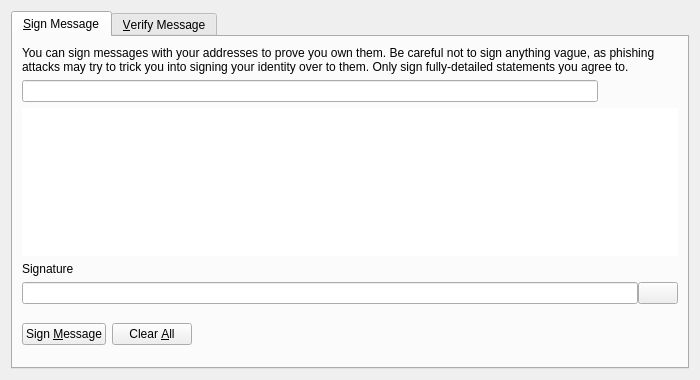
<?xml version="1.0" encoding="UTF-8"?>
<ui version="4.0">
 <class>SignVerifyMessageDialog</class>
 <widget class="QDialog" name="SignVerifyMessageDialog">
  <property name="geometry">
   <rect>
    <x>0</x>
    <y>0</y>
    <width>700</width>
    <height>380</height>
   </rect>
  </property>
  <property name="windowTitle">
   <string>Signatures - Sign / Verify a Message</string>
  </property>
  <property name="modal">
   <bool>true</bool>
  </property>
  <layout class="QVBoxLayout" name="verticalLayout">
   <item>
    <widget class="QTabWidget" name="tabWidget">
     <property name="currentIndex">
      <number>0</number>
     </property>
     <widget class="QWidget" name="tabSignMessage">
      <attribute name="title">
       <string>&amp;Sign Message</string>
      </attribute>
      <layout class="QVBoxLayout" name="verticalLayout_SM">
       <item>
        <widget class="QLabel" name="infoLabel_SM">
         <property name="text">
          <string>You can sign messages with your addresses to prove you own them. Be careful not to sign anything vague, as phishing attacks may try to trick you into signing your identity over to them. Only sign fully-detailed statements you agree to.</string>
         </property>
         <property name="textFormat">
          <enum>Qt::PlainText</enum>
         </property>
         <property name="wordWrap">
          <bool>true</bool>
         </property>
        </widget>
       </item>
       <item>
        <layout class="QHBoxLayout" name="horizontalLayout_1_SM">
         <property name="spacing">
          <number>0</number>
         </property>
         <item>
          <widget class="QValidatedLineEdit" name="addressIn_SM">
           <property name="toolTip">
            <string>The address to sign the message with (e.g. 1NS17iag9jJgTHD1VXjvLCEnZuQ3rJDE9L)</string>
           </property>
           <property name="maxLength">
            <number>34</number>
           </property>
          </widget>
         </item>
         <item>
          <widget class="QPushButton" name="addressBookButton_SM">
           <property name="toolTip">
            <string>Choose an address from the address book</string>
           </property>
           <property name="text">
            <string/>
           </property>
           <property name="icon">
            <iconset resource="../bitcoin.qrc">
             <normaloff>:/icons/address-book</normaloff>:/icons/address-book</iconset>
           </property>
           <property name="shortcut">
            <string>Alt+A</string>
           </property>
           <property name="autoDefault">
            <bool>false</bool>
           </property>
           <property name="flat">
            <bool>true</bool>
           </property>
          </widget>
         </item>
         <item>
          <widget class="QPushButton" name="pasteButton_SM">
           <property name="toolTip">
            <string>Paste address from clipboard</string>
           </property>
           <property name="text">
            <string/>
           </property>
           <property name="icon">
            <iconset resource="../bitcoin.qrc">
             <normaloff>:/icons/editpaste</normaloff>:/icons/editpaste</iconset>
           </property>
           <property name="shortcut">
            <string>Alt+P</string>
           </property>
           <property name="autoDefault">
            <bool>false</bool>
           </property>
           <property name="flat">
            <bool>true</bool>
           </property>
          </widget>
         </item>
        </layout>
       </item>
       <item>
        <widget class="QPlainTextEdit" name="messageIn_SM">
         <property name="toolTip">
          <string>Enter the message you want to sign here</string>
         </property>
         <property name="frameShape">
          <enum>QFrame::NoFrame</enum>
         </property>
        </widget>
       </item>
       <item>
        <widget class="QLabel" name="signatureLabel_SM">
         <property name="text">
          <string>Signature</string>
         </property>
         <property name="textFormat">
          <enum>Qt::PlainText</enum>
         </property>
        </widget>
       </item>
       <item>
        <layout class="QHBoxLayout" name="horizontalLayout_2_SM">
         <property name="spacing">
          <number>0</number>
         </property>
         <item>
          <widget class="QLineEdit" name="signatureOut_SM">
           <property name="font">
            <font>
             <italic>true</italic>
            </font>
           </property>
           <property name="readOnly">
            <bool>true</bool>
           </property>
          </widget>
         </item>
         <item>
          <widget class="QPushButton" name="copySignatureButton_SM">
           <property name="toolTip">
            <string>Copy the current signature to the system clipboard</string>
           </property>
           <property name="text">
            <string/>
           </property>
           <property name="icon">
            <iconset resource="../bitcoin.qrc">
             <normaloff>:/icons/editcopy</normaloff>:/icons/editcopy</iconset>
           </property>
           <property name="autoDefault">
            <bool>false</bool>
           </property>
          </widget>
         </item>
        </layout>
       </item>
       <item>
        <layout class="QHBoxLayout" name="horizontalLayout_3_SM">
         <item>
          <widget class="QPushButton" name="signMessageButton_SM">
           <property name="toolTip">
            <string>Sign the message to prove you own this Bitcoin address</string>
           </property>
           <property name="text">
            <string>Sign &amp;Message</string>
           </property>
           <property name="icon">
            <iconset resource="../bitcoin.qrc">
             <normaloff>:/icons/edit</normaloff>:/icons/edit</iconset>
           </property>
           <property name="autoDefault">
            <bool>false</bool>
           </property>
          </widget>
         </item>
         <item>
          <widget class="QPushButton" name="clearButton_SM">
           <property name="toolTip">
            <string>Reset all sign message fields</string>
           </property>
           <property name="text">
            <string>Clear &amp;All</string>
           </property>
           <property name="icon">
            <iconset resource="../bitcoin.qrc">
             <normaloff>:/icons/remove</normaloff>:/icons/remove</iconset>
           </property>
           <property name="autoDefault">
            <bool>false</bool>
           </property>
          </widget>
         </item>
         <item>
          <spacer name="horizontalSpacer_1_SM">
           <property name="orientation">
            <enum>Qt::Horizontal</enum>
           </property>
           <property name="sizeHint" stdset="0">
            <size>
             <width>40</width>
             <height>48</height>
            </size>
           </property>
          </spacer>
         </item>
         <item>
          <widget class="QLabel" name="statusLabel_SM">
           <property name="font">
            <font>
             <weight>75</weight>
             <bold>true</bold>
            </font>
           </property>
           <property name="text">
            <string/>
           </property>
           <property name="wordWrap">
            <bool>true</bool>
           </property>
          </widget>
         </item>
         <item>
          <spacer name="horizontalSpacer_2_SM">
           <property name="orientation">
            <enum>Qt::Horizontal</enum>
           </property>
           <property name="sizeHint" stdset="0">
            <size>
             <width>40</width>
             <height>48</height>
            </size>
           </property>
          </spacer>
         </item>
        </layout>
       </item>
      </layout>
     </widget>
     <widget class="QWidget" name="tabVerifyMessage">
      <attribute name="title">
       <string>&amp;Verify Message</string>
      </attribute>
      <layout class="QVBoxLayout" name="verticalLayout_VM">
       <item>
        <widget class="QLabel" name="infoLabel_VM">
         <property name="text">
          <string>Enter the signing address, message (ensure you copy line breaks, spaces, tabs, etc. exactly) and signature below to verify the message. Be careful not to read more into the signature than what is in the signed message itself, to avoid being tricked by a man-in-the-middle attack.</string>
         </property>
         <property name="textFormat">
          <enum>Qt::PlainText</enum>
         </property>
         <property name="alignment">
          <set>Qt::AlignLeading|Qt::AlignLeft|Qt::AlignTop</set>
         </property>
         <property name="wordWrap">
          <bool>true</bool>
         </property>
        </widget>
       </item>
       <item>
        <layout class="QHBoxLayout" name="horizontalLayout_1_VM">
         <property name="spacing">
          <number>0</number>
         </property>
         <item>
          <widget class="QValidatedLineEdit" name="addressIn_VM">
           <property name="toolTip">
            <string>The address the message was signed with (e.g. 1NS17iag9jJgTHD1VXjvLCEnZuQ3rJDE9L)</string>
           </property>
           <property name="maxLength">
            <number>34</number>
           </property>
          </widget>
         </item>
         <item>
          <widget class="QPushButton" name="addressBookButton_VM">
           <property name="toolTip">
            <string>Choose an address from the address book</string>
           </property>
           <property name="text">
            <string/>
           </property>
           <property name="icon">
            <iconset resource="../bitcoin.qrc">
             <normaloff>:/icons/address-book</normaloff>:/icons/address-book</iconset>
           </property>
           <property name="shortcut">
            <string>Alt+A</string>
           </property>
           <property name="autoDefault">
            <bool>false</bool>
           </property>
          </widget>
         </item>
        </layout>
       </item>
       <item>
        <widget class="QPlainTextEdit" name="messageIn_VM"/>
       </item>
       <item>
        <widget class="QValidatedLineEdit" name="signatureIn_VM"/>
       </item>
       <item>
        <layout class="QHBoxLayout" name="horizontalLayout_2_VM">
         <item>
          <widget class="QPushButton" name="verifyMessageButton_VM">
           <property name="toolTip">
            <string>Verify the message to ensure it was signed with the specified Bitcoin address</string>
           </property>
           <property name="text">
            <string>Verify &amp;Message</string>
           </property>
           <property name="icon">
            <iconset resource="../bitcoin.qrc">
             <normaloff>:/icons/transaction_0</normaloff>:/icons/transaction_0</iconset>
           </property>
           <property name="autoDefault">
            <bool>false</bool>
           </property>
          </widget>
         </item>
         <item>
          <widget class="QPushButton" name="clearButton_VM">
           <property name="toolTip">
            <string>Reset all verify message fields</string>
           </property>
           <property name="text">
            <string>Clear &amp;All</string>
           </property>
           <property name="icon">
            <iconset resource="../bitcoin.qrc">
             <normaloff>:/icons/remove</normaloff>:/icons/remove</iconset>
           </property>
           <property name="autoDefault">
            <bool>false</bool>
           </property>
          </widget>
         </item>
         <item>
          <spacer name="horizontalSpacer_1_VM">
           <property name="orientation">
            <enum>Qt::Horizontal</enum>
           </property>
           <property name="sizeHint" stdset="0">
            <size>
             <width>40</width>
             <height>48</height>
            </size>
           </property>
          </spacer>
         </item>
         <item>
          <widget class="QLabel" name="statusLabel_VM">
           <property name="font">
            <font>
             <weight>75</weight>
             <bold>true</bold>
            </font>
           </property>
           <property name="text">
            <string/>
           </property>
           <property name="wordWrap">
            <bool>true</bool>
           </property>
          </widget>
         </item>
         <item>
          <spacer name="horizontalSpacer_2_VM">
           <property name="orientation">
            <enum>Qt::Horizontal</enum>
           </property>
           <property name="sizeHint" stdset="0">
            <size>
             <width>40</width>
             <height>48</height>
            </size>
           </property>
          </spacer>
         </item>
        </layout>
       </item>
      </layout>
     </widget>
    </widget>
   </item>
  </layout>
 </widget>
 <customwidgets>
  <customwidget>
   <class>QValidatedLineEdit</class>
   <extends>QLineEdit</extends>
   <header>qvalidatedlineedit.h</header>
  </customwidget>
 </customwidgets>
 <resources>
  <include location="../bitcoin.qrc"/>
 </resources>
 <connections/>
</ui>
